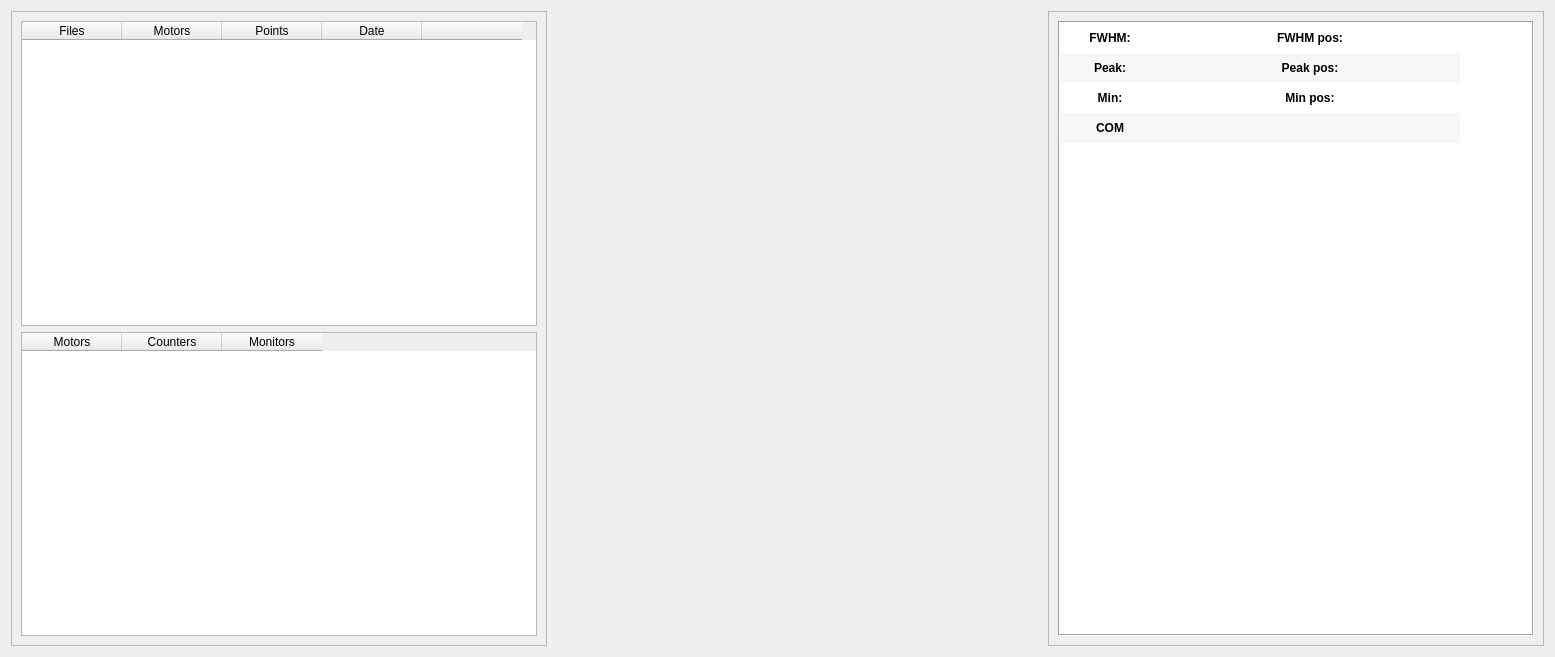
<?xml version="1.0" encoding="UTF-8"?>
<ui version="4.0">
 <class>Form</class>
 <widget class="QWidget" name="Form">
  <property name="geometry">
   <rect>
    <x>0</x>
    <y>0</y>
    <width>1555</width>
    <height>657</height>
   </rect>
  </property>
  <property name="windowTitle">
   <string>Form</string>
  </property>
  <layout class="QHBoxLayout" name="horizontalLayout_2">
   <item>
    <layout class="QHBoxLayout" name="horizontalLayout">
     <property name="spacing">
      <number>2</number>
     </property>
     <property name="leftMargin">
      <number>0</number>
     </property>
     <property name="topMargin">
      <number>0</number>
     </property>
     <property name="rightMargin">
      <number>0</number>
     </property>
     <property name="bottomMargin">
      <number>0</number>
     </property>
     <item>
      <widget class="QFrame" name="frame_left">
       <property name="minimumSize">
        <size>
         <width>200</width>
         <height>0</height>
        </size>
       </property>
       <property name="maximumSize">
        <size>
         <width>16777215</width>
         <height>16777215</height>
        </size>
       </property>
       <property name="mouseTracking">
        <bool>true</bool>
       </property>
       <property name="acceptDrops">
        <bool>true</bool>
       </property>
       <property name="frameShape">
        <enum>QFrame::StyledPanel</enum>
       </property>
       <property name="frameShadow">
        <enum>QFrame::Raised</enum>
       </property>
       <layout class="QVBoxLayout" name="verticalLayout_2">
        <item>
         <layout class="QVBoxLayout" name="verticalLayout_left">
          <property name="sizeConstraint">
           <enum>QLayout::SetDefaultConstraint</enum>
          </property>
          <property name="rightMargin">
           <number>0</number>
          </property>
          <item>
           <widget class="QTableWidget" name="tableWidget">
            <property name="sizePolicy">
             <sizepolicy hsizetype="Preferred" vsizetype="Preferred">
              <horstretch>0</horstretch>
              <verstretch>0</verstretch>
             </sizepolicy>
            </property>
            <property name="minimumSize">
             <size>
              <width>0</width>
              <height>100</height>
             </size>
            </property>
            <property name="maximumSize">
             <size>
              <width>16777215</width>
              <height>16777215</height>
             </size>
            </property>
            <property name="sizeAdjustPolicy">
             <enum>QAbstractScrollArea::AdjustToContents</enum>
            </property>
            <property name="dragEnabled">
             <bool>false</bool>
            </property>
            <property name="alternatingRowColors">
             <bool>true</bool>
            </property>
            <property name="selectionBehavior">
             <enum>QAbstractItemView::SelectRows</enum>
            </property>
            <property name="showGrid">
             <bool>true</bool>
            </property>
            <property name="gridStyle">
             <enum>Qt::SolidLine</enum>
            </property>
            <property name="sortingEnabled">
             <bool>false</bool>
            </property>
            <attribute name="verticalHeaderVisible">
             <bool>false</bool>
            </attribute>
            <attribute name="verticalHeaderDefaultSectionSize">
             <number>30</number>
            </attribute>
            <column>
             <property name="text">
              <string>Files</string>
             </property>
            </column>
            <column>
             <property name="text">
              <string>Motors</string>
             </property>
            </column>
            <column>
             <property name="text">
              <string>Points</string>
             </property>
            </column>
            <column>
             <property name="text">
              <string>Date</string>
             </property>
            </column>
            <column>
             <property name="text">
              <string/>
             </property>
            </column>
           </widget>
          </item>
          <item>
           <widget class="QTableWidget" name="tableWidget_plot">
            <property name="sizePolicy">
             <sizepolicy hsizetype="Preferred" vsizetype="Preferred">
              <horstretch>0</horstretch>
              <verstretch>0</verstretch>
             </sizepolicy>
            </property>
            <property name="minimumSize">
             <size>
              <width>0</width>
              <height>100</height>
             </size>
            </property>
            <property name="maximumSize">
             <size>
              <width>16777215</width>
              <height>16777215</height>
             </size>
            </property>
            <property name="sizeAdjustPolicy">
             <enum>QAbstractScrollArea::AdjustIgnored</enum>
            </property>
            <property name="alternatingRowColors">
             <bool>true</bool>
            </property>
            <property name="showGrid">
             <bool>false</bool>
            </property>
            <property name="sortingEnabled">
             <bool>true</bool>
            </property>
            <property name="cornerButtonEnabled">
             <bool>true</bool>
            </property>
            <attribute name="verticalHeaderVisible">
             <bool>false</bool>
            </attribute>
            <column>
             <property name="text">
              <string>Motors</string>
             </property>
            </column>
            <column>
             <property name="text">
              <string>Counters</string>
             </property>
            </column>
            <column>
             <property name="text">
              <string>Monitors</string>
             </property>
            </column>
           </widget>
          </item>
         </layout>
        </item>
       </layout>
      </widget>
     </item>
     <item>
      <widget class="QWidget" name="widget" native="true"/>
     </item>
     <item>
      <widget class="QFrame" name="frame_right">
       <property name="minimumSize">
        <size>
         <width>0</width>
         <height>0</height>
        </size>
       </property>
       <property name="frameShape">
        <enum>QFrame::StyledPanel</enum>
       </property>
       <property name="frameShadow">
        <enum>QFrame::Raised</enum>
       </property>
       <layout class="QVBoxLayout" name="verticalLayout_3">
        <item>
         <layout class="QVBoxLayout" name="verticalLayout">
          <property name="spacing">
           <number>6</number>
          </property>
          <property name="leftMargin">
           <number>0</number>
          </property>
          <property name="topMargin">
           <number>0</number>
          </property>
          <property name="bottomMargin">
           <number>0</number>
          </property>
          <item>
           <widget class="QTableWidget" name="tableWidget_stats">
            <property name="sizePolicy">
             <sizepolicy hsizetype="Preferred" vsizetype="Preferred">
              <horstretch>0</horstretch>
              <verstretch>0</verstretch>
             </sizepolicy>
            </property>
            <property name="minimumSize">
             <size>
              <width>0</width>
              <height>0</height>
             </size>
            </property>
            <property name="maximumSize">
             <size>
              <width>16777215</width>
              <height>16777215</height>
             </size>
            </property>
            <property name="frameShape">
             <enum>QFrame::Box</enum>
            </property>
            <property name="frameShadow">
             <enum>QFrame::Sunken</enum>
            </property>
            <property name="showDropIndicator" stdset="0">
             <bool>true</bool>
            </property>
            <property name="dragEnabled">
             <bool>false</bool>
            </property>
            <property name="dragDropOverwriteMode">
             <bool>true</bool>
            </property>
            <property name="alternatingRowColors">
             <bool>true</bool>
            </property>
            <property name="showGrid">
             <bool>false</bool>
            </property>
            <attribute name="horizontalHeaderVisible">
             <bool>false</bool>
            </attribute>
            <attribute name="horizontalHeaderDefaultSectionSize">
             <number>100</number>
            </attribute>
            <attribute name="verticalHeaderVisible">
             <bool>false</bool>
            </attribute>
            <row>
             <property name="text">
              <string/>
             </property>
            </row>
            <row>
             <property name="text">
              <string/>
             </property>
            </row>
            <row>
             <property name="text">
              <string/>
             </property>
            </row>
            <row>
             <property name="text">
              <string/>
             </property>
            </row>
            <column>
             <property name="text">
              <string/>
             </property>
            </column>
            <column>
             <property name="text">
              <string/>
             </property>
            </column>
            <column>
             <property name="text">
              <string/>
             </property>
            </column>
            <column>
             <property name="text">
              <string/>
             </property>
            </column>
            <item row="0" column="0">
             <property name="text">
              <string>FWHM:</string>
             </property>
             <property name="font">
              <font>
               <weight>75</weight>
               <bold>true</bold>
              </font>
             </property>
             <property name="textAlignment">
              <set>AlignCenter</set>
             </property>
            </item>
            <item row="0" column="1">
             <property name="text">
              <string/>
             </property>
             <property name="font">
              <font>
               <weight>75</weight>
               <bold>true</bold>
              </font>
             </property>
             <property name="textAlignment">
              <set>AlignCenter</set>
             </property>
            </item>
            <item row="0" column="2">
             <property name="text">
              <string>FWHM pos:</string>
             </property>
             <property name="font">
              <font>
               <weight>75</weight>
               <bold>true</bold>
              </font>
             </property>
             <property name="textAlignment">
              <set>AlignCenter</set>
             </property>
            </item>
            <item row="0" column="3">
             <property name="font">
              <font>
               <weight>75</weight>
               <bold>true</bold>
              </font>
             </property>
             <property name="textAlignment">
              <set>AlignCenter</set>
             </property>
            </item>
            <item row="1" column="0">
             <property name="text">
              <string>Peak:</string>
             </property>
             <property name="font">
              <font>
               <weight>75</weight>
               <bold>true</bold>
              </font>
             </property>
             <property name="textAlignment">
              <set>AlignCenter</set>
             </property>
            </item>
            <item row="1" column="1">
             <property name="font">
              <font>
               <weight>75</weight>
               <bold>true</bold>
              </font>
             </property>
             <property name="textAlignment">
              <set>AlignCenter</set>
             </property>
            </item>
            <item row="1" column="2">
             <property name="text">
              <string>Peak pos:</string>
             </property>
             <property name="font">
              <font>
               <weight>75</weight>
               <bold>true</bold>
              </font>
             </property>
             <property name="textAlignment">
              <set>AlignCenter</set>
             </property>
            </item>
            <item row="1" column="3">
             <property name="font">
              <font>
               <weight>75</weight>
               <bold>true</bold>
              </font>
             </property>
             <property name="textAlignment">
              <set>AlignCenter</set>
             </property>
            </item>
            <item row="2" column="0">
             <property name="text">
              <string>Min:</string>
             </property>
             <property name="font">
              <font>
               <weight>75</weight>
               <bold>true</bold>
              </font>
             </property>
             <property name="textAlignment">
              <set>AlignCenter</set>
             </property>
            </item>
            <item row="2" column="1">
             <property name="font">
              <font>
               <weight>75</weight>
               <bold>true</bold>
              </font>
             </property>
             <property name="textAlignment">
              <set>AlignCenter</set>
             </property>
            </item>
            <item row="2" column="2">
             <property name="text">
              <string>Min pos:</string>
             </property>
             <property name="font">
              <font>
               <weight>75</weight>
               <bold>true</bold>
              </font>
             </property>
             <property name="textAlignment">
              <set>AlignCenter</set>
             </property>
            </item>
            <item row="2" column="3">
             <property name="font">
              <font>
               <weight>75</weight>
               <bold>true</bold>
              </font>
             </property>
             <property name="textAlignment">
              <set>AlignCenter</set>
             </property>
            </item>
            <item row="3" column="0">
             <property name="text">
              <string>COM</string>
             </property>
             <property name="font">
              <font>
               <weight>75</weight>
               <bold>true</bold>
              </font>
             </property>
             <property name="textAlignment">
              <set>AlignCenter</set>
             </property>
            </item>
            <item row="3" column="1">
             <property name="font">
              <font>
               <weight>75</weight>
               <bold>true</bold>
              </font>
             </property>
             <property name="textAlignment">
              <set>AlignCenter</set>
             </property>
            </item>
           </widget>
          </item>
         </layout>
        </item>
       </layout>
      </widget>
     </item>
    </layout>
   </item>
  </layout>
 </widget>
 <resources/>
 <connections/>
</ui>
